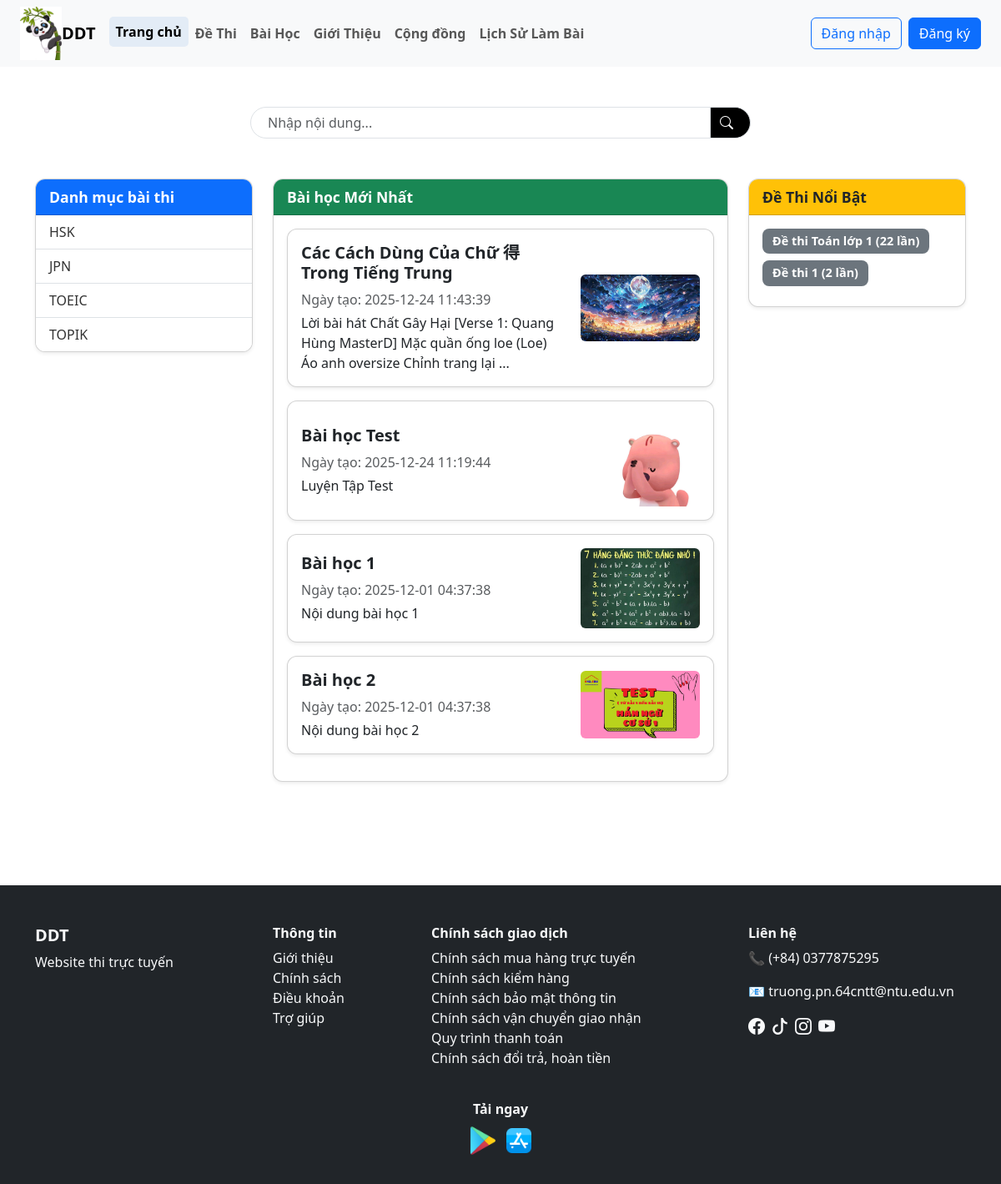
The app's page /user/index.php with its own data.
### tables this page shows
CREATE TABLE `danh_muc_de_thi` (
  `id` int(11) NOT NULL,
  `ten_danh_muc` varchar(100) NOT NULL,
  `mo_ta` text DEFAULT NULL
);

CREATE TABLE `bai_hoc` (
  `id` varchar(10) NOT NULL,
  `tieu_de` varchar(255) NOT NULL,
  `noi_dung` text DEFAULT NULL,
  `anh_bai_hoc` varchar(255) DEFAULT NULL,
  `link_bai_hoc` varchar(255) DEFAULT NULL,
  `ngay_tao` datetime DEFAULT current_timestamp(),
  `id_danh_muc` int(11) DEFAULT NULL
);

### user/index.php (the view)
<?php
include("./header.php");
$sql = "SELECT * FROM danh_muc_de_thi ORDER BY ten_danh_muc ASC";
$result = mysqli_query($dbc, $sql);
$sql_bai_hoc = "SELECT * FROM bai_hoc ORDER BY ngay_tao DESC";
$result_bai_hoc = mysqli_query($dbc, $sql_bai_hoc);
?>
<form action="tim_kiem.php" method="GET">
    <div class="d-flex justify-content-center my-5">
        <div class="input-group search-box" style="max-width: 600px;">
            <input type="text" name="q" class="form-control" placeholder="Nhập nội dung..." required>
            <button class="input-group-text bg-black text-white border-start-0" type="submit">
                <i class="bi bi-search me-2"></i>
            </button>
        </div>
    </div>
</form>
<div class="container my-5">
    <div class="row">
        <div class="col-md-3 mb-4">
            <div class="card shadow-sm">
                <div class="card-header bg-primary text-white">Danh mục bài thi</div>
                <ul class="list-group list-group-flush">
                    <?php if(mysqli_num_rows($result) > 0): ?>
                    <?php while($row = mysqli_fetch_assoc($result)): ?>
                    <li class="list-group-item">
                        <a href="./bai_thi_theo_muc.php?id_dm=<?= $row['id'] ?>">
                            <?= $row['ten_danh_muc'] ?>
                        </a>
                    </li>
                    <?php endwhile; ?>
                    <?php else: ?>
                    <li class="list-group-item">Không có danh mục nào.</li>
                    <?php endif; ?>
                </ul>
            </div>
        </div>
        <div class="col-md-6 mb-4">
            <div class="card shadow-sm">
                <div class="card-header bg-success text-white">Bài học Mới Nhất</div>
                <div class="card-body">
                    <?php if(mysqli_num_rows($result_bai_hoc) > 0): ?>
                    <?php while($row = mysqli_fetch_assoc($result_bai_hoc)): ?>
                    <a href="./chi_tiet_bai_hoc.php?id_bh=<?= $row['id'] ?>" class="text-decoration-none text-dark">
                        <div class="card mb-3 shadow-sm lesson-card">
                            <div class="card-body">
                                <div class="row align-items-center">
                                    <div class="col-8">
                                        <h5 class="card-title fw-bold"><?= $row['tieu_de'] ?></h5>
                                        <p class="text-muted mb-1">Ngày tạo: <?= $row['ngay_tao'] ?></p>
                                        <p class="card-text">
                                            <?= mb_strlen($row['noi_dung']) > 120
                                                ? mb_substr($row['noi_dung'], 0, 120,) . '...'
                                                : $row['noi_dung'] ?>
                                        </p>
                                    </div>
                                    <div class="col-4 text-end">
                                        <?php if(!empty($row['anh_bai_hoc'])): ?>
                                        <img src="./image_baihoc/<?= $row['anh_bai_hoc'] ?>"
                                            alt="<?= $row['tieu_de'] ?>" class="img-fluid rounded"
                                            style="max-height: 110px; object-fit: cover;">
                                        <?php endif; ?>
                                    </div>
                                </div>
                            </div>
                        </div>
                    </a>
                    <?php endwhile; ?>
                    <?php else: ?>
                    <p>Hiện chưa có bài học nào.</p>
                    <?php endif; ?>
                </div>
            </div>
        </div>
        <?php
            $sql_top = "
                SELECT d.ten_de_thi, k.id_de_thi, COUNT(*) AS so_lan_lam
                FROM ket_qua_thi k
                JOIN de_thi d ON k.id_de_thi = d.id
                GROUP BY k.id_de_thi, d.ten_de_thi
                ORDER BY so_lan_lam DESC
                LIMIT 5
            ";
            $rs_top = mysqli_query($dbc, $sql_top);
        ?>
        <div class="col-md-3 mb-4">
            <div class="card shadow-sm">
                <div class="card-header bg-warning text-dark">Đề Thi Nổi Bật</div>
                <div class="card-body">
                    <?php while($row = mysqli_fetch_assoc($rs_top)): ?>
                    <a href="chi_tiet_de_thi.php?id=<?= $row['id_de_thi'] ?>" class="text-decoration-none">
                        <span class="badge bg-secondary mb-2 d-inline-block">
                            <?= htmlspecialchars($row['ten_de_thi']) ?> (<?= $row['so_lan_lam'] ?> lần)
                        </span>
                    </a>
                    <?php endwhile; ?>
                </div>
            </div>
        </div>
    </div>
</div>
<?php include("./footer.php"); ?>

### user/CSS/style_user.css (style rules this page uses)
.card { border-radius: 12px; overflow: hidden; }
.card-header { font-weight: 600; font-size: 1.1rem; }
.list-group-item a { text-decoration: none; color: #333; font-weight: 500; }
.lesson-card { transition: 0.25s; border-radius: 12px; }
.badge { font-size: 0.9rem; padding: 8px 12px; border-radius: 8px; }
.search-box input { border-radius: 30px 0 0 30px; padding-left: 20px; }
.search-box button { border-radius: 0 30px 30px 0; }

### records on screen
danh_muc_de_thi: ten_danh_muc "HSK"
danh_muc_de_thi: ten_danh_muc "JPN"
danh_muc_de_thi: ten_danh_muc "TOEIC"
danh_muc_de_thi: ten_danh_muc "TOPIK"
bai_hoc: tieu_de "Các Cách Dùng Của Chữ 得 Trong Tiếng Trung", ngay_tao "2025-12-24 11:43:39", noi_dung "Lời bài hát Chất Gây Hại [Verse 1: Quang Hùng MasterD] Mặc quần ống loe (Loe) Áo anh oversize Chỉnh trang lại", anh_bai_hoc (picture)
bai_hoc: tieu_de "Bài học Test", ngay_tao "2025-12-24 11:19:44", noi_dung "Luyện Tập Test", anh_bai_hoc (picture)
bai_hoc: tieu_de "Bài học 1", ngay_tao "2025-12-01 04:37:38", noi_dung "Nội dung bài học 1", anh_bai_hoc (picture)
bai_hoc: tieu_de "Bài học 2", ngay_tao "2025-12-01 04:37:38", noi_dung "Nội dung bài học 2", anh_bai_hoc (picture)

### other values on screen
$row['ten_de_thi'] "Đề thi Toán lớp 1"
$row['so_lan_lam'] "22"
$row['ten_de_thi'] "Đề thi 1"
$row['so_lan_lam'] "2"
